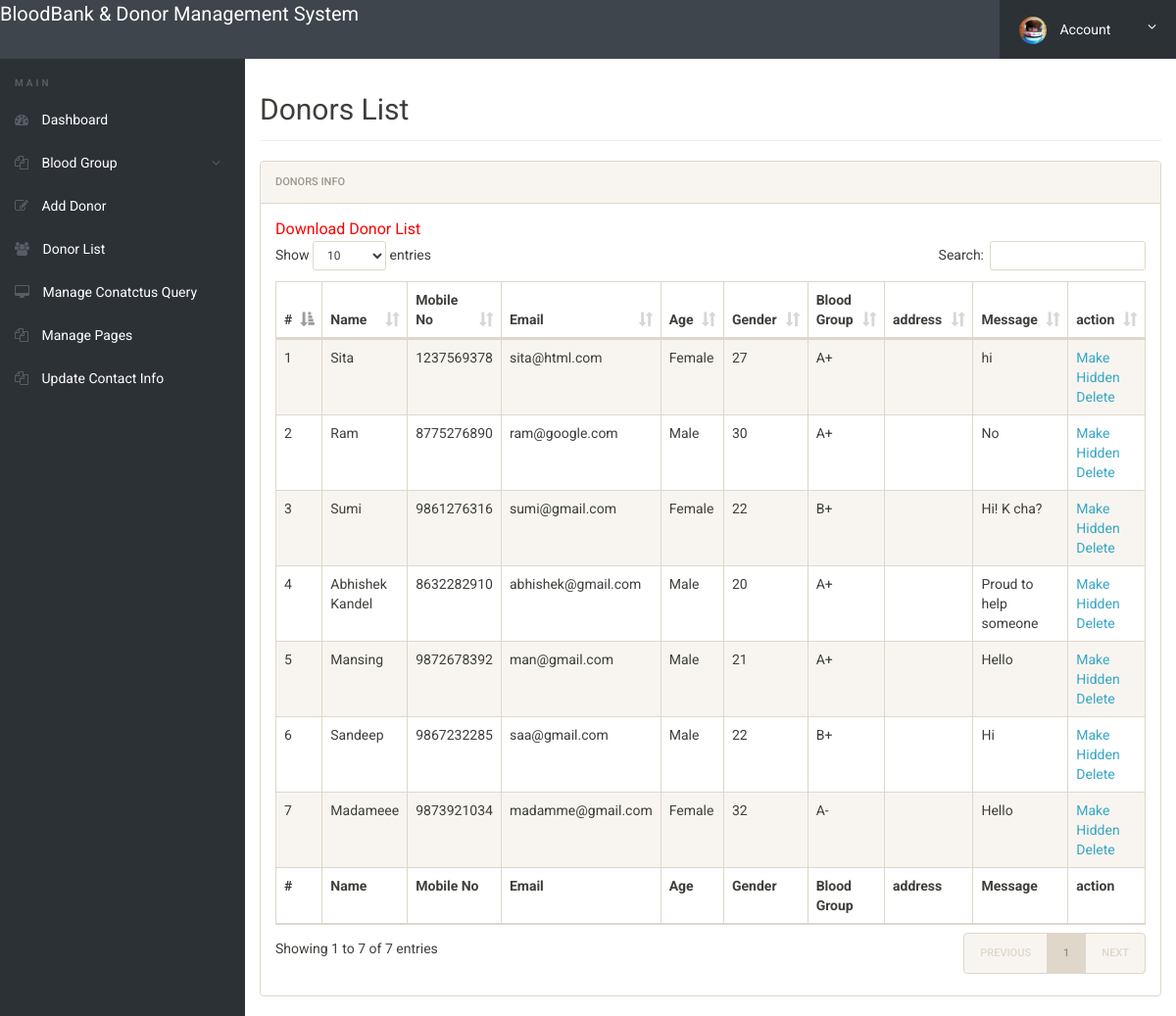
/admin/donor-list.php (signed in), run on the app's committed database.
### tables this page shows
CREATE TABLE `tblblooddonars` (
  `id` int(11) NOT NULL,
  `FullName` varchar(100) DEFAULT NULL,
  `MobileNumber` char(11) DEFAULT NULL,
  `EmailId` varchar(100) DEFAULT NULL,
  `Gender` varchar(20) DEFAULT NULL,
  `Age` int(11) DEFAULT NULL,
  `BloodGroup` varchar(20) DEFAULT NULL,
  `Zone` varchar(255) DEFAULT NULL,
  `Message` mediumtext DEFAULT NULL,
  `PostingDate` timestamp NOT NULL DEFAULT current_timestamp(),
  `status` int(1) DEFAULT NULL
);

### admin/donor-list.php (the view, shortened to what this page needs)
<?php
include('includes/config.php');
if(strlen($_SESSION['alogin'])==0)
	{
header('location:index.php');
}
else{
 ?>
<!doctype html>
<html lang="en" class="no-js">
<head>
	<link rel="stylesheet" href="css/font-awesome.min.css">
	<link rel="stylesheet" href="css/bootstrap.min.css">
	<link rel="stylesheet" href="css/dataTables.bootstrap.min.css">
	<link rel="stylesheet" href="css/bootstrap-social.css">
	<link rel="stylesheet" href="css/bootstrap-select.css">
	<link rel="stylesheet" href="css/fileinput.min.css">
	<link rel="stylesheet" href="css/awesome-bootstrap-checkbox.css">
	<link rel="stylesheet" href="css/style.css">
</head>
<body>
	<?php include('includes/header.php');?>
	<div class="ts-main-content">
		<?php include('includes/leftbar.php');?>
		<div class="content-wrapper">
			<div class="container-fluid">
				<div class="row">
					<div class="col-md-12">
						<h2 class="page-title">Donors List</h2>
						<div class="panel panel-default">
							<div class="panel-heading">Donors Info</div>
							<div class="panel-body">
				<a href="download-records.php" style="color:red; font-size:16px;">Download Donor List</a>
								<table id="zctb" class="display table table-striped table-bordered table-hover" cellspacing="0" width="100%">
									<thead>
										<tr>
										<th>#</th>
											<th>Name</th>
											<th>Mobile No</th>
											<th>Email</th>
											<th>Age</th>
											<th>Gender</th>
											<th>Blood Group</th>
											<th>address</th>
											<th>Message </th>
											<th>action </th>
										</tr>
									</thead>
									<tfoot>
										<tr>
										<th>#</th>
										<th>Name</th>
											<th>Mobile No</th>
											<th>Email</th>
											<th>Age</th>
											<th>Gender</th>
											<th>Blood Group</th>
											<th>address</th>
											<th>Message </th>
											<th>action </th>
										</tr>
									</tfoot>
									<tbody>
<?php $sql = "SELECT * from  tblblooddonars ";
$query = $dbh -> prepare($sql);
$query->execute();
$results=$query->fetchAll(PDO::FETCH_OBJ);
$cnt=1;
if($query->rowCount() > 0)
{
foreach($results as $result)
{				?>
										<tr>
											<td><?php echo htmlentities($cnt);?></td>
											<td><?php echo htmlentities($result->FullName);?></td>
											<td><?php echo htmlentities($result->MobileNumber);?></td>
											<td><?php echo htmlentities($result->EmailId);?></td>
											<td><?php echo htmlentities($result->Gender);?></td>
											<td><?php echo htmlentities($result->Age);?></td>
											<td><?php echo htmlentities($result->BloodGroup);?></td>
											<td><?php echo htmlentities($result->Address);?></td>
											<td><?php echo htmlentities($result->Message);?></td>
										<td>
<?php if($result->status==1)
{?>
<a href="donor-list.php?hidden=<?php echo htmlentities($result->id);?>" onclick="return confirm('Do you really want to hiidden this detail')"> Make Hidden</a>
<?php } else {?>
<a href="donor-list.php?public=<?php echo htmlentities($result->id);?>" onclick="return confirm('Do you really want to Public this detail')"> Make Public</a>
<?php } ?>
<a href="donor-list.php?del=<?php echo htmlentities($result->id);?>" onclick="return confirm('Do you really want to delete this record')"> Delete</a>
</td>
										</tr>
										<?php $cnt=$cnt+1; }} ?>
									</tbody>
								</table>
							</div>
						</div>
					</div>
				</div>
			</div>
		</div>
	</div>
</body>
</html>
<?php } ?>

### admin/css/style.css (style rules this page uses)
html { font-size: 14px; }
@media only screen and (min-width: 480px) { html { font-size: 17px; } }
@media only screen and (min-width: 768px) { html { font-size: 14px; } }
body { font-size: 1em; }
a { color: #37a6c4; }
.panel { overflow: hidden; }
.page-title { padding-bottom: 15px; margin-bottom: 20px; border-bottom: 1px solid #f0f0f0; }
.ts-main-content .content-wrapper { padding-top: 15px; margin-top: 60px; }
@media only screen and (min-width: 992px) { .ts-main-content .content-wrapper { margin-left: 250px; } }

### data on the page
tblblooddonars: FullName "Sita", MobileNumber "1237569378", EmailId "sita@html.com", Gender "Female", Age "27", BloodGroup "A+", Message "hi"
tblblooddonars: FullName "Ram", MobileNumber "8775276890", EmailId "ram@google.com", Gender "Male", Age "30", BloodGroup "A+", Message "No"
tblblooddonars: FullName "Sumi", MobileNumber "9861276316", EmailId "sumi@gmail.com", Gender "Female", Age "22", BloodGroup "B+", Message "Hi! K cha?"
tblblooddonars: FullName "Abhishek Kandel", MobileNumber "8632282910", EmailId "abhishek@gmail.com", Gender "Male", Age "20", BloodGroup "A+", Message "Proud to help someone"
tblblooddonars: FullName "Mansing", MobileNumber "9872678392", EmailId "man@gmail.com", Gender "Male", Age "21", BloodGroup "A+", Message "Hello"
tblblooddonars: FullName "Sandeep", MobileNumber "9867232285", EmailId "saa@gmail.com", Gender "Male", Age "22", BloodGroup "B+", Message "Hi"
tblblooddonars: FullName "Madameee", MobileNumber "9873921034", EmailId "madamme@gmail.com", Gender "Female", Age "32", BloodGroup "A-", Message "Hello"
